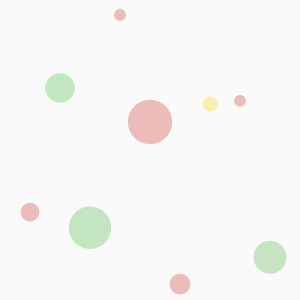
Frame 1 (no input)
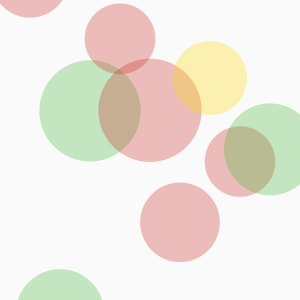
Frame 60 (the mouse pressed at the canvas centre just before this capture)
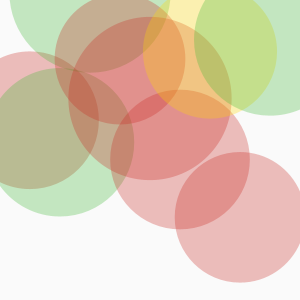
Frame 120 (the mouse held since frame 60 and released just before this capture)

The Processing sketch that drew these frames (run headless with seeded random() and noise(); from frame 60 on, the mouse is pressed at the canvas centre):

// Processing sketch: processing_20519
// ── processing_20519.pde

int num = 10;
float[] mySize = new float[num];
float[] ypos = new float[num];
float[] speed = new float[num];
color[] myColors = new color[4];
int[] col = new int[num];

void setup() {

  size(300,300);

  //explicitly add colors to the myColors array
  myColors[0] = color(200,40,35,75);
  myColors[1] = color(65,185,54,75);
  myColors[2] = color(255,217,0,75);
  myColors[3] = color(0,168,255,75);

  //use a loop to randomly seed ypos, speed, and col
  for(int i=num-1; i>=0; i--) {
    ypos[i] = random(0,height);
    speed[i] = random(-5,5);
    col[i] = floor(random(0,4));
    mySize[i]=random(10,50);
  }
  noStroke();
  smooth();
}

void draw() {
  background(250);
  
  for(int i=0; i<num-1; i++) {
    //use the int from col[] to choose the fill from myColors[]
    mySize[i]++;
    fill(myColors[col[i]]);
    //draw the ellipse using ypos[]
    ellipse(width/num * i + width/num, ypos[i], mySize[i], mySize[i]);
    //update ypos[] with speed[]
    ypos[i] = ypos[i] + speed[i];
    
    //if the circles go off the screen, reset them
    if(ypos[i] > height + mySize[i]/2) ypos[i] = -mySize[i]/2;
    if(ypos[i] < -mySize[i]/2) ypos[i] = height - +mySize[i]/2;
    if(mySize[i]>height) mySize[i]=10;
  }
}
